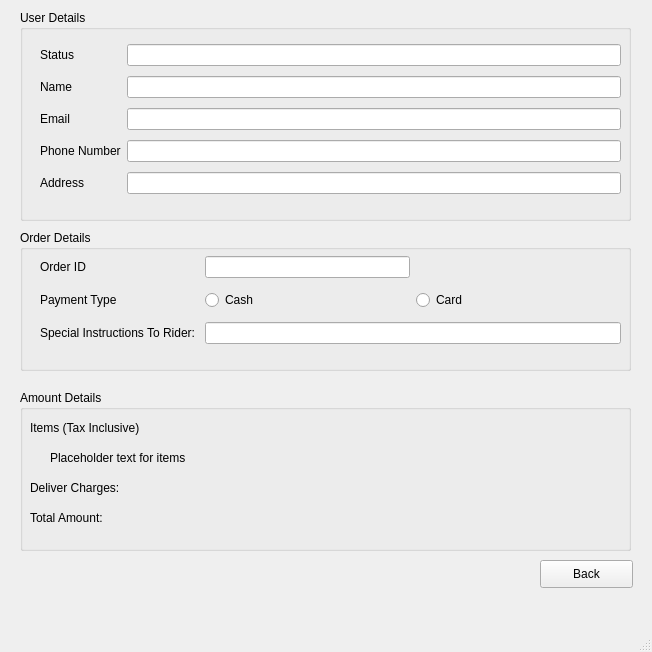
<?xml version="1.0" encoding="UTF-8"?>
<ui version="4.0">
 <class>MainWindow</class>
 <widget class="QMainWindow" name="MainWindow">
  <property name="geometry">
   <rect>
    <x>0</x>
    <y>0</y>
    <width>652</width>
    <height>652</height>
   </rect>
  </property>
  <property name="windowTitle">
   <string>Order Track Details</string>
  </property>
  <widget class="QWidget" name="centralwidget">
   <widget class="QGroupBox" name="groupBox">
    <property name="geometry">
     <rect>
      <x>20</x>
      <y>10</y>
      <width>611</width>
      <height>211</height>
     </rect>
    </property>
    <property name="title">
     <string>User Details</string>
    </property>
    <widget class="QWidget" name="gridLayoutWidget">
     <property name="geometry">
      <rect>
       <x>20</x>
       <y>30</y>
       <width>581</width>
       <height>161</height>
      </rect>
     </property>
     <layout class="QGridLayout" name="gridLayout" rowstretch="0,0,0,0,0" columnstretch="0,0">
      <item row="3" column="1">
       <widget class="QLineEdit" name="lineEdit"/>
      </item>
      <item row="2" column="1">
       <widget class="QLineEdit" name="emailAddress"/>
      </item>
      <item row="1" column="1">
       <widget class="QLineEdit" name="userName"/>
      </item>
      <item row="1" column="0">
       <widget class="QLabel" name="label_4">
        <property name="text">
         <string>Name</string>
        </property>
       </widget>
      </item>
      <item row="2" column="0">
       <widget class="QLabel" name="label_3">
        <property name="text">
         <string>Email</string>
        </property>
       </widget>
      </item>
      <item row="3" column="0">
       <widget class="QLabel" name="label_9">
        <property name="text">
         <string>Phone Number</string>
        </property>
       </widget>
      </item>
      <item row="4" column="1">
       <widget class="QLineEdit" name="lineEdit_2"/>
      </item>
      <item row="4" column="0">
       <widget class="QLabel" name="label_8">
        <property name="text">
         <string>Address</string>
        </property>
       </widget>
      </item>
      <item row="0" column="0">
       <widget class="QLabel" name="label_5">
        <property name="text">
         <string>Status</string>
        </property>
       </widget>
      </item>
      <item row="0" column="1">
       <widget class="QLineEdit" name="lineEdit_4"/>
      </item>
     </layout>
    </widget>
   </widget>
   <widget class="QGroupBox" name="groupBox_2">
    <property name="geometry">
     <rect>
      <x>20</x>
      <y>230</y>
      <width>611</width>
      <height>141</height>
     </rect>
    </property>
    <property name="title">
     <string>Order Details</string>
    </property>
    <widget class="QWidget" name="gridLayoutWidget_2">
     <property name="geometry">
      <rect>
       <x>20</x>
       <y>20</y>
       <width>581</width>
       <height>103</height>
      </rect>
     </property>
     <layout class="QGridLayout" name="gridLayout_2">
      <item row="1" column="2">
       <widget class="QRadioButton" name="radioButton_2">
        <property name="sizePolicy">
         <sizepolicy hsizetype="Expanding" vsizetype="Fixed">
          <horstretch>0</horstretch>
          <verstretch>0</verstretch>
         </sizepolicy>
        </property>
        <property name="text">
         <string>Card</string>
        </property>
       </widget>
      </item>
      <item row="1" column="0">
       <widget class="QLabel" name="label">
        <property name="text">
         <string>Payment Type</string>
        </property>
       </widget>
      </item>
      <item row="1" column="1">
       <widget class="QRadioButton" name="radioButton">
        <property name="sizePolicy">
         <sizepolicy hsizetype="Fixed" vsizetype="Fixed">
          <horstretch>0</horstretch>
          <verstretch>0</verstretch>
         </sizepolicy>
        </property>
        <property name="text">
         <string>Cash</string>
        </property>
       </widget>
      </item>
      <item row="0" column="0">
       <widget class="QLabel" name="label_2">
        <property name="text">
         <string>Order ID</string>
        </property>
       </widget>
      </item>
      <item row="2" column="0">
       <widget class="QLabel" name="label_10">
        <property name="text">
         <string>Special Instructions To Rider: </string>
        </property>
       </widget>
      </item>
      <item row="2" column="1" colspan="2">
       <widget class="QLineEdit" name="lineEdit_6"/>
      </item>
      <item row="0" column="1">
       <widget class="QLineEdit" name="lineEdit_3"/>
      </item>
     </layout>
    </widget>
   </widget>
   <widget class="QGroupBox" name="groupBox_4">
    <property name="geometry">
     <rect>
      <x>20</x>
      <y>390</y>
      <width>611</width>
      <height>161</height>
     </rect>
    </property>
    <property name="title">
     <string>Amount Details</string>
    </property>
    <widget class="QLabel" name="label_15">
     <property name="geometry">
      <rect>
       <x>10</x>
       <y>30</y>
       <width>131</width>
       <height>16</height>
      </rect>
     </property>
     <property name="text">
      <string>Items (Tax Inclusive)</string>
     </property>
    </widget>
    <widget class="QLabel" name="label_16">
     <property name="geometry">
      <rect>
       <x>30</x>
       <y>60</y>
       <width>181</width>
       <height>16</height>
      </rect>
     </property>
     <property name="text">
      <string>Placeholder text for items</string>
     </property>
    </widget>
    <widget class="QLabel" name="label_17">
     <property name="geometry">
      <rect>
       <x>10</x>
       <y>90</y>
       <width>111</width>
       <height>16</height>
      </rect>
     </property>
     <property name="text">
      <string>Deliver Charges: </string>
     </property>
    </widget>
    <widget class="QLabel" name="label_18">
     <property name="geometry">
      <rect>
       <x>10</x>
       <y>120</y>
       <width>101</width>
       <height>16</height>
      </rect>
     </property>
     <property name="text">
      <string>Total Amount: </string>
     </property>
    </widget>
   </widget>
   <widget class="QPushButton" name="pushButton">
    <property name="geometry">
     <rect>
      <x>540</x>
      <y>560</y>
      <width>93</width>
      <height>28</height>
     </rect>
    </property>
    <property name="text">
     <string>Back</string>
    </property>
   </widget>
  </widget>
  <widget class="QMenuBar" name="menubar">
   <property name="geometry">
    <rect>
     <x>0</x>
     <y>0</y>
     <width>652</width>
     <height>26</height>
    </rect>
   </property>
  </widget>
  <widget class="QStatusBar" name="statusbar"/>
 </widget>
 <resources/>
 <connections/>
</ui>
